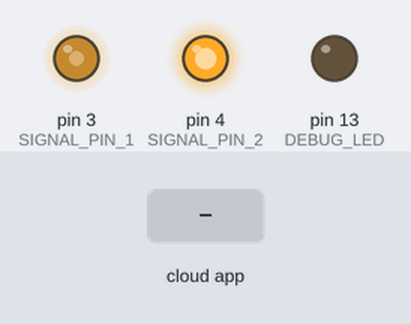
Recording of a sketch running on a simulated Arduino Uno, built with avr-gcc and run on an emulated ATmega328P. Parts: output pins drawn as LEDs (lit = HIGH). Inputs (shaded band) come from the test bench. The ROS host is connected and sends only what is stated.

Above: at 1.2 s.
1.3 s: the phone or cloud app sets clamp_movement to -100
At 2.5 s:
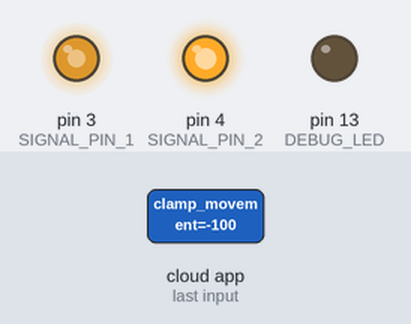
2.8 s: the phone or cloud app sets clamp_movement to 100
At 3.7 s:
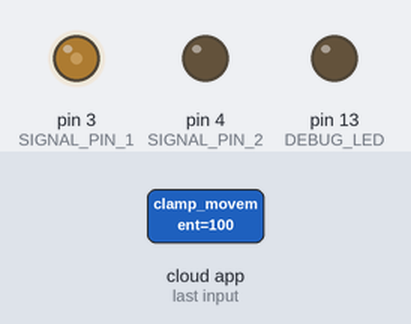
4.3 s: the phone or cloud app sets clamp_movement to 0
At 4.8 s:
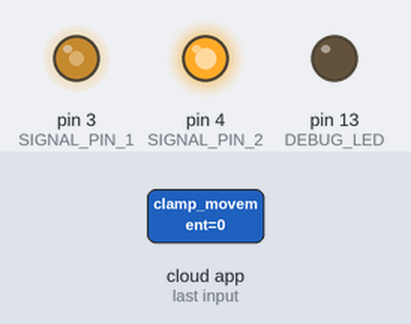
5.8 s: the phone or cloud app sets clamp_grasp to -100
At 7.1 s:
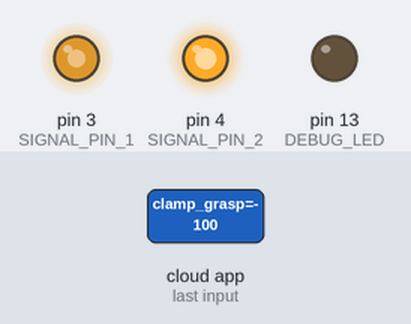
Timing chart, 0 to 8.3 s (numbered marks = the images above; inputs shaded):
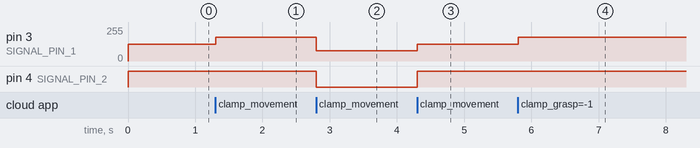

Measured:
- after the input at 1.3 s, pin 3 (SIGNAL_PIN_1): 127/255 → 178/255 at once
- after the input at 2.8 s, pin 3 (SIGNAL_PIN_1): 178/255 → 77/255 at once; pin 4 (SIGNAL_PIN_2): HIGH → LOW at once
- after the input at 4.3 s, pin 3 (SIGNAL_PIN_1): 77/255 → 127/255 at once; pin 4 (SIGNAL_PIN_2): LOW → HIGH at once
- after the input at 5.8 s, pin 3 (SIGNAL_PIN_1): 127/255 → 178/255 at once

The sketch:

clamp.ino
```cpp
/* Pin layout
 *  Arduino ---> Clamp control
 *  Red ---> GND
 *  White ---> 5V
 *  Black ---> Signal 1
 *  Green ---> Signal 2
 */

#include <ros.h>
#include <std_msgs/Bool.h>
#include <std_msgs/Float32.h>

void switchCallback(const std_msgs::Bool&);
void clampmovementCallback(const std_msgs::Float32&);
void clampgraspCallback(const std_msgs::Float32&);

const int SIGNAL_PIN_1 = 3;
const int SIGNAL_PIN_2 = 4;
const int DEBUG_LED = 13;

const int PWM_MIN = 0;
const int PWM_MIDDLE = 127;
const int PWM_MAX = 255;
bool clamp_switch;
float clamp_movement;
float clamp_grasp;


// ROS
ros::NodeHandle nh;
ros::Subscriber<std_msgs::Bool> clamp_switch_sub("clamp_switch_node/clamp_switch", &switchCallback);
ros::Subscriber<std_msgs::Float32> clamp_movement_sub("clamp_switch_node/clamp_movement", &clampmovementCallback);
ros::Subscriber<std_msgs::Float32> clamp_grasp_sub("clamp_switch_node/clamp_grasp", &clampgraspCallback);

void setup()
{
  nh.initNode();
  nh.subscribe(clamp_switch_sub);
  nh.subscribe(clamp_movement_sub);
  nh.subscribe(clamp_grasp_sub);

  pinMode(SIGNAL_PIN_1, OUTPUT);
  pinMode(SIGNAL_PIN_2, OUTPUT);
  pinMode(DEBUG_LED, OUTPUT);

  analogWrite(SIGNAL_PIN_1, PWM_MIDDLE);
  analogWrite(SIGNAL_PIN_2, PWM_MIDDLE);
  // clamp_movement = 0.75;
}

void loop()
{
  // Clamp switch control
  if (clamp_movement != 0)
  {
    int pwm_signal_move_1 = map(100*clamp_movement, -100, 100, PWM_MIN, PWM_MAX);
    int pwm_signal_move_2 = map(100*clamp_movement, -100, 100, PWM_MAX, PWM_MIN);

    analogWrite(SIGNAL_PIN_1, pwm_signal_move_1);
    analogWrite(SIGNAL_PIN_2, pwm_signal_move_2);
  }
  else
  {
    int pwm_signal_grasp_1 = map(100*clamp_grasp, -100, 100, PWM_MIN, PWM_MAX);
    int pwm_signal_grasp_2 = map(100*clamp_grasp, -100, 100, PWM_MAX, PWM_MIN);

    analogWrite(SIGNAL_PIN_1, pwm_signal_grasp_1);
    analogWrite(SIGNAL_PIN_2, pwm_signal_grasp_2);
  }

  nh.spinOnce();
  delay(1);
}

void switchCallback(const std_msgs::Bool& msg)
{
  clamp_switch = msg.data;
}

void clampmovementCallback(const std_msgs::Float32& msg)
{
  clamp_movement = msg.data;
}

void clampgraspCallback(const std_msgs::Float32& msg)
{
  clamp_grasp = msg.data;
}
```
